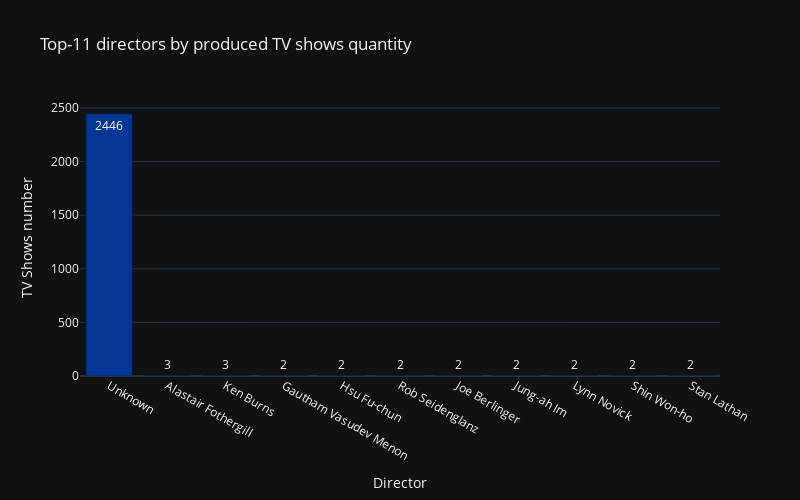

Here is the notebook cell this chart was saved with:
### Code cell
directors = Counter(', '.join(tv_shows['director'].dropna()).replace(', ', ',').split(','))
director_sorted = sorted(directors.items(), key=lambda item: item[1], reverse=True)[:11]
name = [i for i, value in director_sorted]
value = [value for i, value in director_sorted]
fig = px.bar(x=name, y=value, 
             template="plotly_dark",
             color_discrete_sequence=['#033695'],
             width=800, height=500,
             text_auto=True,
             title='Top-11 directors by produced TV shows quantity')
fig.update_layout(xaxis_title='Director', yaxis_title='TV Shows number')
fig.show()

### Figure 1 — Plotly figure (JSON) as saved in the notebook; plotly's stock layout.template omitted (floating-point values rounded to 4 significant figures)
{"data": [{"alignmentgroup": "True", "hovertemplate": "x=%{x}<br>y=%{y}<extra></extra>", "legendgroup": "", "marker": {"color": "#033695", "pattern": {"shape": ""}}, "name": "", "offsetgroup": "", "orientation": "v", "showlegend": false, "textposition": "auto", "texttemplate": "%{y}", "type": "bar", "x": ["Unknown", "Alastair Fothergill", "Ken Burns", "Gautham Vasudev Menon", "Hsu Fu-chun", "Rob Seidenglanz", "Joe Berlinger", "Jung-ah Im", "Lynn Novick", "Shin Won-ho", "Stan Lathan"], "xaxis": "x", "y": [2446, 3, 3, 2, 2, 2, 2, 2, 2, 2, 2], "yaxis": "y"}], "layout": {"barmode": "relative", "height": 500, "legend": {"tracegroupgap": 0}, "title": {"text": "Top-11 directors by produced TV shows quantity"}, "width": 800, "xaxis": {"anchor": "y", "autorange": true, "domain": [0, 1], "range": [-0.5, 10.5], "title": {"text": "Director"}, "type": "category"}, "yaxis": {"anchor": "x", "autorange": true, "domain": [0, 1], "range": [0, 2575.0], "title": {"text": "TV Shows number"}, "type": "linear"}}}
